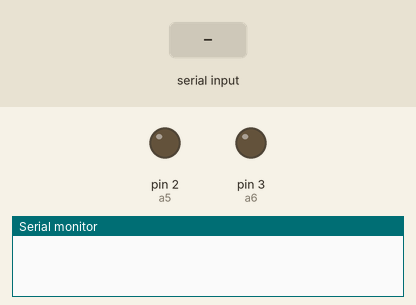
Simulated run of this sketch. Board: Arduino Uno, built with avr-gcc and run on an emulated ATmega328P. On the bench: output pins drawn as LEDs (lit = HIGH), the last lines printed to the serial monitor. The inputs (shaded band) are chosen by the test bench.

Above: at 1.2 s.
1.3 s: "e" received over Serial
At 2.0 s:
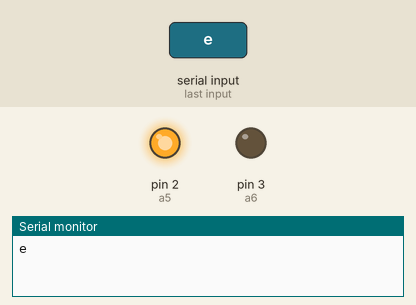
2.8 s: "g" received over Serial
At 3.1 s:
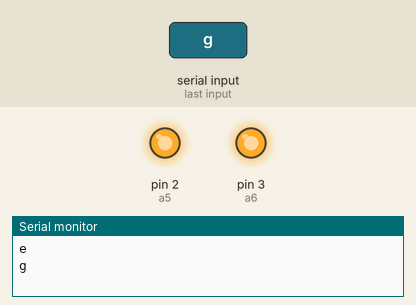
4.3 s: "d" received over Serial
At 5.5 s:
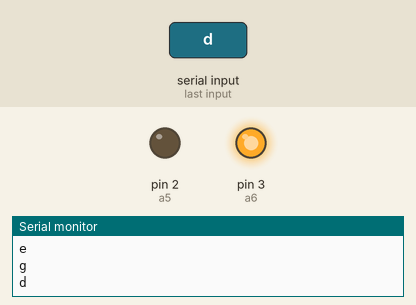
Timing chart, 0 to 7.3 s (numbered marks = the images above; inputs shaded):
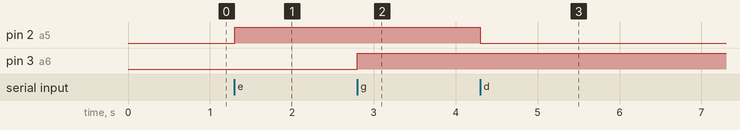

Measured:
- after the input at 1.3 s, pin 2 (a5): LOW → HIGH at once
- after the input at 2.8 s, pin 3 (a6): LOW → HIGH at once
- after the input at 4.3 s, pin 2 (a5): HIGH → LOW at once

The sketch:

ard3.ino
```cpp
#include<SoftwareSerial.h>
SoftwareSerial hc05(10,11);
char d;
int a5=2;
int a6=3;
void setup() {
Serial.begin(9600);
pinMode(a5,OUTPUT);
pinMode(a6,OUTPUT);
}

void loop() {
if(Serial.available()>0)
{
  d=Serial.read();
  Serial.println(d);
  if(d=='d')
  digitalWrite(a5,LOW);
  else if(d=='e')
  digitalWrite(a5,HIGH);
  else if(d=='f')
  digitalWrite(a6,LOW);
else if(d=='g')
  digitalWrite(a6,HIGH);
  d="";
  }

}
```
